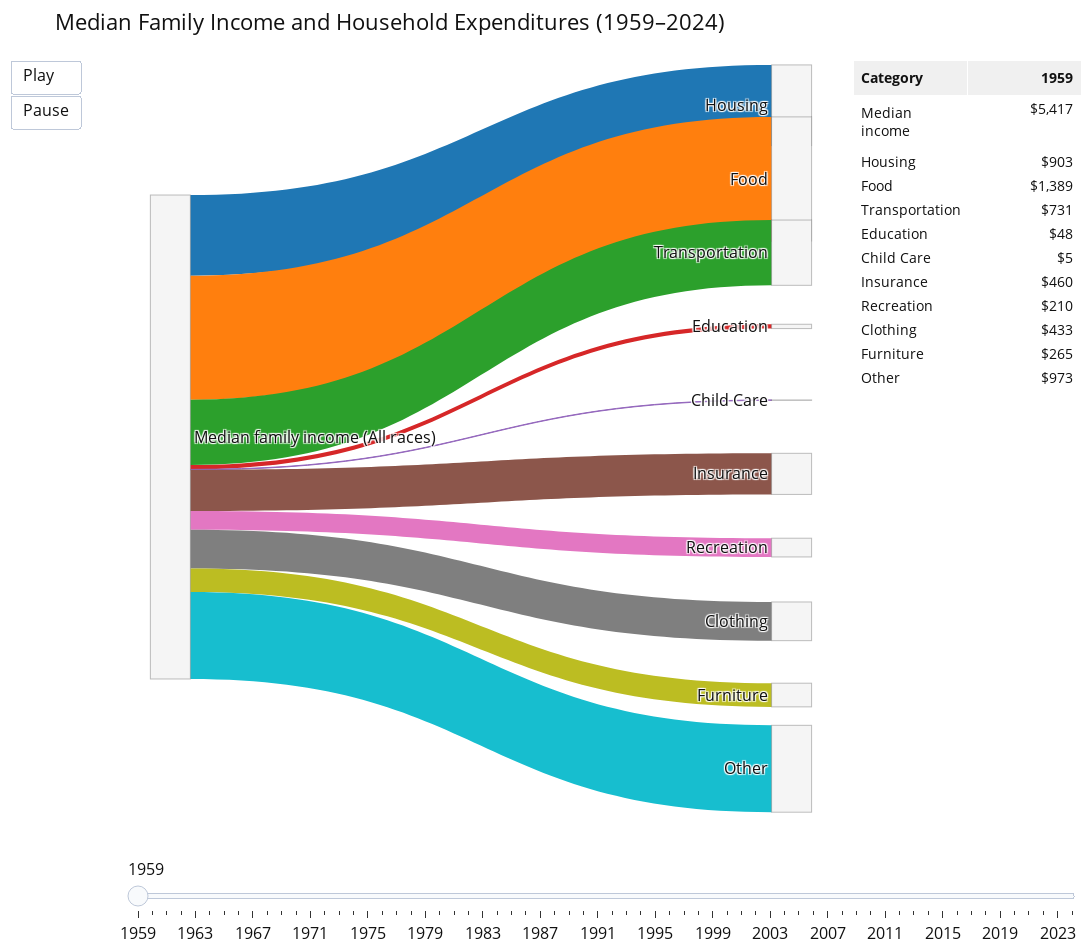

Source (notebook cell):
### Markdown cell above
The above two datasets were processed into the sankey data, the script was run over break is is sadly on my PC at home, I do have the original income data (Data/Income/income_data.csv)

### Code cell
#Load data
frames_df = pd.read_csv("Data/Sankey/sankey_frames_long_1959_2024_usercats.csv")
nodes_df  = pd.read_csv("Data/Sankey/sankey_nodes_usercats.csv").sort_values("node_id")
links_df  = pd.read_csv("Data/Sankey/sankey_links_schema_usercats.csv").sort_values("link_order")


#Prepare data
years = sorted(frames_df["Year"].unique())
cats  = links_df["target_label"].tolist()
source = links_df["source_node"].tolist()
target = links_df["target_node"].tolist()
link_colors = links_df["color"].tolist()
labels = nodes_df["label"].tolist()


#Helper functions
def money(x): return f"${x:,.0f}"

def values_for_year(y):
    sub = frames_df[frames_df["Year"] == y].sort_values("link_order")
    return sub["Value"].astype(float).tolist()

def table_for_year(y):
    vals = values_for_year(y)
    income = sum(vals)
    col_cat = ["Median income"] + cats
    col_val = [money(income)] + [money(v) for v in vals]
    return col_cat, col_val


#Initial data for year 0
y0 = years[0]
v0 = values_for_year(y0)
tcat0, tval0 = table_for_year(y0)


#Initialize figure components
sankey = go.Sankey(
    arrangement="fixed",
    domain=dict(x=[0.00, 0.74], y=[0.00, 1.00]),
    textfont=dict(size=16, color="#111"),
    node=dict(
        label=labels,
        pad=30,
        thickness=40,
        color="rgba(245,245,245,1)",
        line=dict(color="rgba(0,0,0,0.25)", width=1),
        x=nodes_df["x"].tolist(),
        y=nodes_df["y"].tolist(),
    ),
    link=dict(
        source=source,
        target=target,
        value=v0,
        color=link_colors,
        hovertemplate="%{target.label}<br>$%{value:,.0f}<extra></extra>",
    ),
)


#Initial table for year 0
table = go.Table(
    domain=dict(x=[0.76, 1.00], y=[0.00, 1.00]),
    header=dict(
        values=[f"<b>Category</b>", f"<b>{y0}</b>"],
        fill_color="rgba(240,240,240,1)",
        align=["left","right"],
        font=dict(size=14, color="#111"),
        height=28,
    ),
    cells=dict(
        values=[tcat0, tval0],
        fill_color="rgba(255,255,255,1)",
        align=["left","right"],
        font=dict(size=14, color="#111"),
        height=24,
    ),
)
fig = go.Figure(data=[sankey, table])


#Build frames
frames_list = []
for y in years:
    v = values_for_year(y)
    tcat, tval = table_for_year(y)
    frames_list.append(
        go.Frame(
            name=str(y),
            data=[
                go.Sankey(link=dict(value=v)),
                go.Table(
                    header=dict(values=[f"<b>Category</b>", f"<b>{y}</b>"]),
                    cells=dict(values=[tcat, tval]),
                ),
            ],
            traces=[0, 1],
        )
    )
fig.frames = frames_list


#Slider
steps = [
    dict(
        method="animate",
        args=[[str(y)], dict(
            mode="immediate",
            frame=dict(duration=250, redraw=True),
            transition=dict(duration=250),
        )],
        label=str(y),
    )
    for y in years
]


#Final layout
fig.update_layout(
    title="Median Family Income and Household Expenditures (1959–2024)",
    height=950,
    width=1400,
    paper_bgcolor="white",
    font=dict(size=16, color="#111"),
    margin=dict(l=10, r=10, t=60, b=40),
    sliders=[dict(active=0, pad=dict(t=40), steps=steps)],
    updatemenus=[dict(
        type="buttons",
        showactive=False,
        buttons=[
            dict(label="Play", method="animate",
                 args=[None, dict(fromcurrent=True,
                                  frame=dict(duration=250, redraw=True),
                                  transition=dict(duration=250))]),
            dict(label="Pause", method="animate",
                 args=[[None], dict(mode="immediate",
                                    frame=dict(duration=0, redraw=True),
                                    transition=dict(duration=0))]),
        ],
    )],
)


#Show and save figure
fig.show()
#fig.write_html("animated_sankey_responsive.html", include_plotlyjs="cdn")

### Figure 1 — Plotly figure (JSON) as saved in the notebook; plotly's stock layout.template omitted (floating-point values rounded to 4 significant figures)
{"data": [{"arrangement": "fixed", "domain": {"x": [0, 0.74], "y": [0, 1]}, "link": {"color": ["#1f77b4", "#ff7f0e", "#2ca02c", "#d62728", "#9467bd", "#8c564b", "#e377c2", "#7f7f7f", "#bcbd22", "#17becf"], "hovertemplate": "%{target.label}<br>$%{value:,.0f}<extra></extra>", "source": [0, 0, 0, 0, 0, 0, 0, 0, 0, 0], "target": [1, 2, 3, 4, 5, 6, 7, 8, 9, 10], "value": [902.7, 1389.0, 730.6, 48.39, 4.954, 460.1, 209.9, 433.3, 265.1, 972.6]}, "node": {"color": "rgba(245,245,245,1)", "label": ["Median family income (All races)", "Housing", "Food", "Transportation", "Education", "Child Care", "Insurance", "Recreation", "Clothing", "Furniture", "Other"], "line": {"color": "rgba(0,0,0,0.25)", "width": 1}, "pad": 30, "thickness": 40, "x": [0.06, 0.94, 0.94, 0.94, 0.94, 0.94, 0.94, 0.94, 0.94, 0.94, 0.94], "y": [0.5, 0.06, 0.1578, 0.2556, 0.3533, 0.4511, 0.5489, 0.6467, 0.7444, 0.8422, 0.94]}, "textfont": {"color": "#111", "size": 16}, "type": "sankey"}, {"cells": {"align": ["left", "right"], "fill": {"color": "rgba(255,255,255,1)"}, "font": {"color": "#111", "size": 14}, "height": 24, "values": [["Median income", "Housing", "Food", "Transportation", "Education", "Child Care", "Insurance", "Recreation", "Clothing", "Furniture", "Other"], ["$5,417", "$903", "$1,389", "$731", "$48", "$5", "$460", "$210", "$433", "$265", "$973"]]}, "domain": {"x": [0.76, 1], "y": [0, 1]}, "header": {"align": ["left", "right"], "fill": {"color": "rgba(240,240,240,1)"}, "font": {"color": "#111", "size": 14}, "height": 28, "values": ["<b>Category</b>", "<b>1959</b>"]}, "type": "table"}], "layout": {"font": {"color": "#111", "size": 16}, "height": 950, "margin": {"b": 40, "l": 10, "r": 10, "t": 60}, "paper_bgcolor": "white", "sliders": [{"active": 0, "pad": {"t": 40}, "steps": [{"args": [["1959"], {"frame": {"duration": 250, "redraw": true}, "mode": "immediate", "transition": {"duration": 250}}], "label": "1959", "method": "animate"}, {"args": [["1960"], {"frame": {"duration": 250, "redraw": true}, "mode": "immediate", "transition": {"duration": 250}}], "label": "1960", "method": "animate"}, {"args": [["1961"], {"frame": {"duration": 250, "redraw": true}, "mode": "immediate", "transition": {"duration": 250}}], "label": "1961", "method": "animate"}, {"args": [["1962"], {"frame": {"duration": 250, "redraw": true}, "mode": "immediate", "transition": {"duration": 250}}], "label": "1962", "method": "animate"}, {"args": [["1963"], {"frame": {"duration": 250, "redraw": true}, "mode": "immediate", "transition": {"duration": 250}}], "label": "1963", "method": "animate"}, {"args": [["1964"], {"frame": {"duration": 250, "redraw": true}, "mode": "immediate", "transition": {"duration": 250}}], "label": "1964", "method": "animate"}, {"args": [["1965"], {"frame": {"duration": 250, "redraw": true}, "mode": "immediate", "transition": {"duration": 250}}], "label": "1965", "method": "animate"}, {"args": [["1966"], {"frame": {"duration": 250, "redraw": true}, "mode": "immediate", "transition": {"duration": 250}}], "label": "1966", "method": "animate"}, {"args": [["1967"], {"frame": {"duration": 250, "redraw": true}, "mode": "immediate", "transition": {"duration": 250}}], "label": "1967", "method": "animate"}, {"args": [["1968"], {"frame": {"duration": 250, "redraw": true}, "mode": "immediate", "transition": {"duration": 250}}], "label": "1968", "method": "animate"}, {"args": [["1969"], {"frame": {"duration": 250, "redraw": true}, "mode": "immediate", "transition": {"duration": 250}}], "label": "1969", "method": "animate"}, {"args": [["1970"], {"frame": {"duration": 250, "redraw": true}, "mode": "immediate", "transition": {"duration": 250}}], "label": "1970", "method": "animate"}, {"args": [["1971"], {"frame": {"duration": 250, "redraw": true}, "mode": "immediate", "transition": {"duration": 250}}], "label": "1971", "method": "animate"}, {"args": [["1972"], {"frame": {"duration": 250, "redraw": true}, "mode": "immediate", "transition": {"duration": 250}}], "label": "1972", "method": "animate"}, {"args": [["1973"], {"frame": {"duration": 250, "redraw": true}, "mode": "immediate", "transition": {"duration": 250}}], "label": "1973", "method": "animate"}, {"args": [["1974"], {"frame": {"duration": 250, "redraw": true}, "mode": "immediate", "transition": {"duration": 250}}], "label": "1974", "method": "animate"}, {"args": [["1975"], {"frame": {"duration": 250, "redraw": true}, "mode": "immediate", "transition": {"duration": 250}}], "label": "1975", "method": "animate"}, {"args": [["1976"], {"frame": {"duration": 250, "redraw": true}, "mode": "immediate", "transition": {"duration": 250}}], "label": "1976", "method": "animate"}, {"args": [["1977"], {"frame": {"duration": 250, "redraw": true}, "mode": "immediate", "transition": {"duration": 250}}], "label": "1977", "method": "animate"}, {"args": [["1978"], {"frame": {"duration": 250, "redraw": true}, "mode": "immediate", "transition": {"duration": 250}}], "label": "1978", "method": "animate"}, {"args": [["1979"], {"frame": {"duration": 250, "redraw": true}, "mode": "immediate", "transition": {"duration": 250}}], "label": "1979", "method": "animate"}, {"args": [["1980"], {"frame": {"duration": 250, "redraw": true}, "mode": "immediate", "transition": {"duration": 250}}], "label": "1980", "method": "animate"}, {"args": [["1981"], {"frame": {"duration": 250, "redraw": true}, "mode": "immediate", "transition": {"duration": 250}}], "label": "1981", "method": "animate"}, {"args": [["1982"], {"frame": {"duration": 250, "redraw": true}, "mode": "immediate", "transition": {"duration": 250}}], "label": "1982", "method": "animate"}, {"args": [["1983"], {"frame": {"duration": 250, "redraw": true}, "mode": "immediate", "transition": {"duration": 250}}], "label": "1983", "method": "animate"}, {"args": [["1984"], {"frame": {"duration": 250, "redraw": true}, "mode": "immediate", "transition": {"duration": 250}}], "label": "1984", "method": "animate"}, {"args": [["1985"], {"frame": {"duration": 250, "redraw": true}, "mode": "immediate", "transition": {"duration": 250}}], "label": "1985", "method": "animate"}, {"args": [["1986"], {"frame": {"duration": 250, "redraw": true}, "mode": "immediate", "transition": {"duration": 250}}], "label": "1986", "method": "animate"}, {"args": [["1987"], {"frame": {"duration": 250, "redraw": true}, "mode": "immediate", "transition": {"duration": 250}}], "label": "1987", "method": "animate"}, {"args": [["1988"], {"frame": {"duration": 250, "redraw": true}, "mode": "immediate", "transition": {"duration": 250}}], "label": "1988", "method": "animate"}, {"args": [["1989"], {"frame": {"duration": 250, "redraw": true}, "mode": "immediate", "transition": {"duration": 250}}], "label": "1989", "method": "animate"}, {"args": [["1990"], {"frame": {"duration": 250, "redraw": true}, "mode": "immediate", "transition": {"duration": 250}}], "label": "1990", "method": "animate"}, {"args": [["1991"], {"frame": {"duration": 250, "redraw": true}, "mode": "immediate", "transition": {"duration": 250}}], "label": "1991", "method": "animate"}, {"args": [["1992"], {"frame": {"duration": 250, "redraw": true}, "mode": "immediate", "transition": {"duration": 250}}], "label": "1992", "method": "animate"}, {"args": [["1993"], {"frame": {"duration": 250, "redraw": true}, "mode": "immediate", "transition": {"duration": 250}}], "label": "1993", "method": "animate"}, {"args": [["1994"], {"frame": {"duration": 250, "redraw": true}, "mode": "immediate", "transition": {"duration": 250}}], "label": "1994", "method": "animate"}, {"args": [["1995"], {"frame": {"duration": 250, "redraw": true}, "mode": "immediate", "transition": {"duration": 250}}], "label": "1995", "method": "animate"}, {"args": [["1996"], {"frame": {"duration": 250, "redraw": true}, "mode": "immediate", "transition": {"duration": 250}}], "label": "1996", "method": "animate"}, {"args": [["1997"], {"frame": {"duration": 250, "redraw": true}, "mode": "immediate", "transition": {"duration": 250}}], "label": "1997", "method": "animate"}, {"args": [["1998"], {"frame": {"duration": 250, "redraw": true}, "mode": "immediate", "transition": {"duration": 250}}], "label": "1998", "method": "animate"}, {"args": [["1999"], {"frame": {"duration": 250, "redraw": true}, "mode": "immediate", "transition": {"duration": 250}}], "label": "1999", "method": "animate"}, {"args": [["2000"], {"frame": {"duration": 250, "redraw": true}, "mode": "immediate", "transition": {"duration": 250}}], "label": "2000", "method": "animate"}, {"args": [["2001"], {"frame": {"duration": 250, "redraw": true}, "mode": "immediate", "transition": {"duration": 250}}], "label": "2001", "method": "animate"}, {"args": [["2002"], {"frame": {"duration": 250, "redraw": true}, "mode": "immediate", "transition": {"duration": 250}}], "label": "2002", "method": "animate"}, {"args": [["2003"], {"frame": {"duration": 250, "redraw": true}, "mode": "immediate", "transition": {"duration": 250}}], "label": "2003", "method": "animate"}, {"args": [["2004"], {"frame": {"duration": 250, "redraw": true}, "mode": "immediate", "transition": {"duration": 250}}], "label": "2004", "method": "animate"}, {"args": [["2005"], {"frame": {"duration": 250, "redraw": true}, "mode": "immediate", "transition": {"duration": 250}}], "label": "2005", "method": "animate"}, {"args": [["2006"], {"frame": {"duration": 250, "redraw": true}, "mode": "immediate", "transition": {"duration": 250}}], "label": "2006", "method": "animate"}, {"args": [["2007"], {"frame": {"duration": 250, "redraw": true}, "mode": "immediate", "transition": {"duration": 250}}], "label": "2007", "method": "animate"}, {"args": [["2008"], {"frame": {"duration": 250, "redraw": true}, "mode": "immediate", "transition": {"duration": 250}}], "label": "2008", "method": "animate"}, {"args": [["2009"], {"frame": {"duration": 250, "redraw": true}, "mode": "immediate", "transition": {"duration": 250}}], "label": "2009", "method": "animate"}, {"args": [["2010"], {"frame": {"duration": 250, "redraw": true}, "mode": "immediate", "transition": {"duration": 250}}], "label": "2010", "method": "animate"}, {"args": [["2011"], {"frame": {"duration": 250, "redraw": true}, "mode": "immediate", "transition": {"duration": 250}}], "label": "2011", "method": "animate"}, {"args": [["2012"], {"frame": {"duration": 250, "redraw": true}, "mode": "immediate", "transition": {"duration": 250}}], "label": "2012", "method": "animate"}, {"args": [["2013"], {"frame": {"duration": 250, "redraw": true}, "mode": "immediate", "transition": {"duration": 250}}], "label": "2013", "method": "animate"}, {"args": [["2014"], {"frame": {"duration": 250, "redraw": true}, "mode": "immediate", "transition": {"duration": 250}}], "label": "2014", "method": "animate"}, {"args": [["2015"], {"frame": {"duration": 250, "redraw": true}, "mode": "immediate", "transition": {"duration": 250}}], "label": "2015", "method": "animate"}, {"args": [["2016"], {"frame": {"duration": 250, "redraw": true}, "mode": "immediate", "transition": {"duration": 250}}], "label": "2016", "method": "animate"}, {"args": [["2017"], {"frame": {"duration": 250, "redraw": true}, "mode": "immediate", "transition": {"duration": 250}}], "label": "2017", "method": "animate"}, {"args": [["2018"], {"frame": {"duration": 250, "redraw": true}, "mode": "immediate", "transition": {"duration": 250}}], "label": "2018", "method": "animate"}, {"args": [["2019"], {"frame": {"duration": 250, "redraw": true}, "mode": "immediate", "transition": {"duration": 250}}], "label": "2019", "method": "animate"}, {"args": [["2020"], {"frame": {"duration": 250, "redraw": true}, "mode": "immediate", "transition": {"duration": 250}}], "label": "2020", "method": "animate"}, {"args": [["2021"], {"frame": {"duration": 250, "redraw": true}, "mode": "immediate", "transition": {"duration": 250}}], "label": "2021", "method": "animate"}, {"args": [["2022"], {"frame": {"duration": 250, "redraw": true}, "mode": "immediate", "transition": {"duration": 250}}], "label": "2022", "method": "animate"}, {"args": [["2023"], {"frame": {"duration": 250, "redraw": true}, "mode": "immediate", "transition": {"duration": 250}}], "label": "2023", "method": "animate"}, {"args": [["2024"], {"frame": {"duration": 250, "redraw": true}, "mode": "immediate", "transition": {"duration": 250}}], "label": "2024", "method": "animate"}]}], "title": {"text": "Median Family Income and Household Expenditures (1959–2024)"}, "updatemenus": [{"buttons": [{"args": [null, {"frame": {"duration": 250, "redraw": true}, "fromcurrent": true, "transition": {"duration": 250}}], "label": "Play", "method": "animate"}, {"args": [[null], {"frame": {"duration": 0, "redraw": true}, "mode": "immediate", "transition": {"duration": 0}}], "label": "Pause", "method": "animate"}], "showactive": false, "type": "buttons"}], "width": 1400}}
